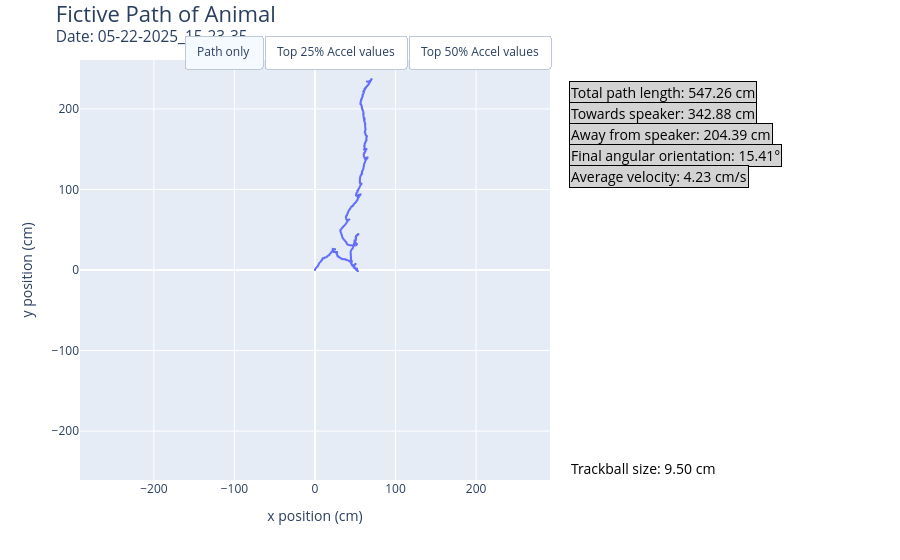

Write notebook code for a chart like this one.
### Code cell
size = df[['integrated forward motion', 'integrated side motion']].abs().max().max().round()
size = size + (size*0.1)

hover_template = ("<b>Timestamp: %{customdata[0]:.2f} s</b><br>" +
                        "<b>Speed: %{customdata[1]:.2f} cm/s</b><br>" +
                        "<b>Acceleration: %{customdata[2]:.2f} cm/s²</b><br>" +
                        "<b>Angular orientation: %{customdata[3]:.2f}°</b><br>" +
                        "<extra></extra>") 

px_graph = px.line(df, x='integrated side motion', y='integrated forward motion', 
                    labels = {
                        'integrated side motion': '',
                        'integrated forward motion': ''
                    },
                    hover_data={
                       'acceleration': False,
                       'integrated side motion': False,
                       'integrated forward motion': False},
                    range_x=[-size,size],
                    range_y=[-size,size],
                   )

px_graph.update_traces(customdata=df[['timestamp', 'animal movement speed', 'acceleration', 'angular orientation']],
                        hovertemplate=hover_template,)

px_graph.add_trace(go.Scatter(
    x=dftop25['integrated side motion'],
    y=dftop25['integrated forward motion'],
    mode='markers',
    marker=dict(
        size=7,
        color='red',
        opacity=0.6,
        line=dict(width=1, color='black')
    ),
    name='Top 25% Acceleration',
    visible=False,
    customdata=dftop25[['timestamp', 'animal movement speed', 'acceleration', 'angular orientation']],
    hovertemplate=hover_template))

px_graph.add_trace(go.Scatter(
    x=dftop50['integrated side motion'],
    y=dftop50['integrated forward motion'],
    mode='markers',
    marker=dict(
        size=7,
        color='orange',
        opacity=0.6,
        line=dict(width=1, color='black')
    ),
    name='Top 50% Acceleration',
    visible=False,
    customdata=dftop50[['timestamp', 'animal movement speed', 'acceleration', 'angular orientation']],
    hovertemplate=hover_template))

px_graph.add_annotation(
    text=f"Total path length: {total:.2f} cm",
    xref="paper", yref="paper",
    x=1.04, y=0.95,  
    showarrow=False,
    font=dict(size=14, color="black"),
    bgcolor="lightgray",
    bordercolor="black",
    borderwidth=1,
    xanchor='left'
)

px_graph.add_annotation(
    text=f"Towards speaker: {towards:.2f} cm",
    xref="paper", yref="paper",
    x=1.04, y=.9, 
    showarrow=False,
    font=dict(size=14, color="black"),
    bgcolor="lightgray",
    bordercolor="black",
    borderwidth=1,
    xanchor='left'
)

px_graph.add_annotation(
    text=f"Away from speaker: {away:.2f} cm",
    xref="paper", yref="paper",
    x=1.04, y=0.85,  
    showarrow=False,
    font=dict(size=14, color="black"),
    bgcolor="lightgray",
    bordercolor="black",
    borderwidth=1,
    xanchor='left'
)

px_graph.add_annotation(
    text=f"Final angular orientation: {finalAngle:.2f}°",
    xref="paper", yref="paper",
    x=1.04, y=0.8,  # top-right corner
    showarrow=False,
    font=dict(size=14, color="black"),
    bgcolor="lightgray",
    bordercolor="black",
    borderwidth=1,
    xanchor='left'
)

px_graph.add_annotation(
    text=f"Average velocity: {avgvel:.2f} cm/s",
    xref="paper", yref="paper",
    x=1.04, y=.75,  # top-right corner
    showarrow=False,
    font=dict(size=14, color="black"),
    bgcolor="lightgray",
    bordercolor="black",
    borderwidth=1,
    xanchor='left'
)

px_graph.add_annotation(
    text=f"Trackball size: {radiuscm:.2f} cm",
    xref="paper", yref="paper",
    x=1.04, y=0,  # top-right corner
    showarrow=False,
    font=dict(size=14, color="black"),
    xanchor='left'
)

px_graph.update_layout(
    updatemenus=[
        dict(
            type="buttons",
            direction="right",
            x=1.0,
            y=1.06,
            xanchor="right",
            showactive=True,
            buttons=[
                dict(
                    label="Path only",
                    method="update",
                    args=[{"visible": [True, False, False]}]  # Only path is visible
                ),
                dict(
                    label="Top 25% Accel values",
                    method="update",
                    args=[{"visible": [True, True, False]}]  # Path + top 25% markers
                ),
                dict(
                    label="Top 50% Accel values",
                    method="update",
                    args=[{"visible": [True, False, True]}]  # Path + top 50% markers
                )
            ]
        )
    ]
)

px_graph.update_layout(autosize = True,
                        yaxis_scaleanchor = "x", 
                       margin=dict(r=350),
                       xaxis_title="x position (cm)",
                        yaxis_title="y position (cm)",
                        title = {'text': f'Fictive Path of Animal<br><sup>Date: {curDate}</sup>',
                                'x': .062,
                                'y': 0.96,  
                                'xanchor': 'left', 
                                'yanchor': 'top', 
                                'font': {'size': 22}  
                               }
                        )




px_graph.show()

### Figure 1 — Plotly figure (JSON) as saved in the notebook; plotly's stock layout.template omitted (floating-point values rounded to 4 significant figures; data arrays with more than 128 entries replaced by an {"elided": "..."} marker saying what was removed)
{"data": [{"customdata": {"elided": "3925x4 float values"}, "hovertemplate": "<b>Timestamp: %{customdata[0]:.2f} s</b><br><b>Speed: %{customdata[1]:.2f} cm/s</b><br><b>Acceleration: %{customdata[2]:.2f} cm/s²</b><br><b>Angular orientation: %{customdata[3]:.2f}°</b><br><extra></extra>", "legendgroup": "", "line": {"color": "#636efa", "dash": "solid"}, "marker": {"symbol": "circle"}, "mode": "lines", "name": "", "showlegend": false, "type": "scattergl", "x": {"elided": "3925 float values"}, "xaxis": "x", "y": {"elided": "3925 float values"}, "yaxis": "y"}, {"customdata": {"elided": "982x4 float values"}, "hovertemplate": "<b>Timestamp: %{customdata[0]:.2f} s</b><br><b>Speed: %{customdata[1]:.2f} cm/s</b><br><b>Acceleration: %{customdata[2]:.2f} cm/s²</b><br><b>Angular orientation: %{customdata[3]:.2f}°</b><br><extra></extra>", "marker": {"color": "red", "line": {"color": "black", "width": 1}, "opacity": 0.6, "size": 7}, "mode": "markers", "name": "Top 25% Acceleration", "type": "scatter", "visible": false, "x": {"elided": "982 float values"}, "y": {"elided": "982 float values"}}, {"customdata": {"elided": "1963x4 float values"}, "hovertemplate": "<b>Timestamp: %{customdata[0]:.2f} s</b><br><b>Speed: %{customdata[1]:.2f} cm/s</b><br><b>Acceleration: %{customdata[2]:.2f} cm/s²</b><br><b>Angular orientation: %{customdata[3]:.2f}°</b><br><extra></extra>", "marker": {"color": "orange", "line": {"color": "black", "width": 1}, "opacity": 0.6, "size": 7}, "mode": "markers", "name": "Top 50% Acceleration", "type": "scatter", "visible": false, "x": {"elided": "1963 float values"}, "y": {"elided": "1963 float values"}}], "layout": {"annotations": [{"bgcolor": "lightgray", "bordercolor": "black", "borderwidth": 1, "font": {"color": "black", "size": 14}, "showarrow": false, "text": "Total path length: 547.26 cm", "x": 1.04, "xanchor": "left", "xref": "paper", "y": 0.95, "yref": "paper"}, {"bgcolor": "lightgray", "bordercolor": "black", "borderwidth": 1, "font": {"color": "black", "size": 14}, "showarrow": false, "text": "Towards speaker: 342.88 cm", "x": 1.04, "xanchor": "left", "xref": "paper", "y": 0.9, "yref": "paper"}, {"bgcolor": "lightgray", "bordercolor": "black", "borderwidth": 1, "font": {"color": "black", "size": 14}, "showarrow": false, "text": "Away from speaker: 204.39 cm", "x": 1.04, "xanchor": "left", "xref": "paper", "y": 0.85, "yref": "paper"}, {"bgcolor": "lightgray", "bordercolor": "black", "borderwidth": 1, "font": {"color": "black", "size": 14}, "showarrow": false, "text": "Final angular orientation: 15.41°", "x": 1.04, "xanchor": "left", "xref": "paper", "y": 0.8, "yref": "paper"}, {"bgcolor": "lightgray", "bordercolor": "black", "borderwidth": 1, "font": {"color": "black", "size": 14}, "showarrow": false, "text": "Average velocity: 4.23 cm/s", "x": 1.04, "xanchor": "left", "xref": "paper", "y": 0.75, "yref": "paper"}, {"font": {"color": "black", "size": 14}, "showarrow": false, "text": "Trackball size: 9.50 cm", "x": 1.04, "xanchor": "left", "xref": "paper", "y": 0, "yref": "paper"}], "autosize": true, "legend": {"tracegroupgap": 0}, "margin": {"r": 350, "t": 60}, "title": {"font": {"size": 22}, "text": "Fictive Path of Animal<br><sup>Date: 05-22-2025_15-23-35</sup>", "x": 0.062, "xanchor": "left", "y": 0.96, "yanchor": "top"}, "updatemenus": [{"buttons": [{"args": [{"visible": [true, false, false]}], "label": "Path only", "method": "update"}, {"args": [{"visible": [true, true, false]}], "label": "Top 25% Accel values", "method": "update"}, {"args": [{"visible": [true, false, true]}], "label": "Top 50% Accel values", "method": "update"}], "direction": "right", "showactive": true, "type": "buttons", "x": 1, "xanchor": "right", "y": 1.06}], "xaxis": {"anchor": "y", "domain": [0, 1], "range": [-260.7, 260.7], "title": {"text": "x position (cm)"}}, "yaxis": {"anchor": "x", "domain": [0, 1], "range": [-260.7, 260.7], "scaleanchor": "x", "title": {"text": "y position (cm)"}}}}
